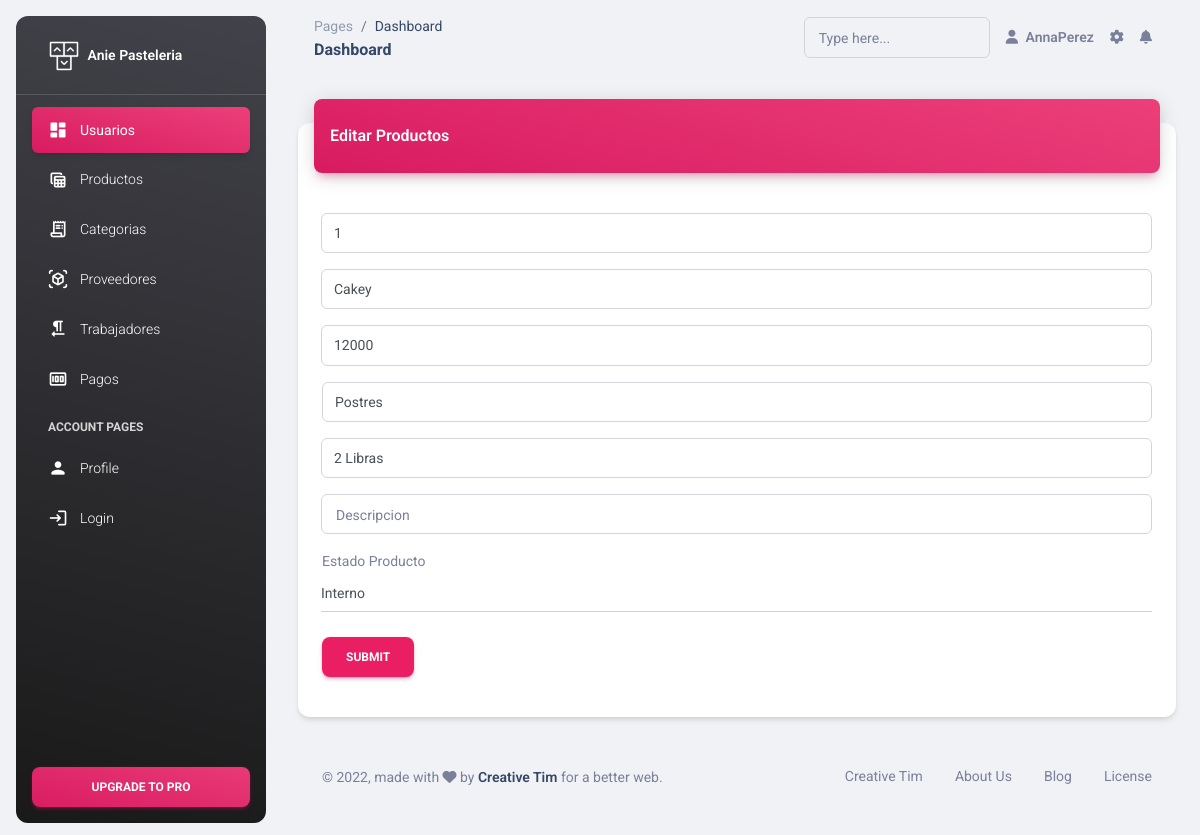
Page /Codigo_Proyecto/crudmvc-pv2.1/index.php?controlador=productos&accion=frmEditar&cod=1 (signed in) on the committed database.
### tables this page shows
CREATE TABLE `productos` (
  `Pro_Id_Producto` int(15) NOT NULL,
  `Pro_Nombre` varchar(25) DEFAULT NULL,
  `Pro_Precio` int(15) DEFAULT NULL,
  `Pro_Cat_Id_Categoria` int(15) DEFAULT NULL,
  `Pro_Detalle` varchar(20) DEFAULT NULL,
  `Pro_Descripcion` varchar(50) DEFAULT NULL,
  `Pro_Estado` varchar(15) DEFAULT NULL,
  `Pro_Foto_Producto` blob DEFAULT NULL,
  PRIMARY KEY (`Pro_Id_Producto`),
  KEY `Pro_Cat_Id_Categoria` (`Pro_Cat_Id_Categoria`),
  CONSTRAINT `productos_ibfk_1` FOREIGN KEY (`Pro_Cat_Id_Categoria`) REFERENCES `categoria_producto` (`Cat_Id_Categoria`) on delete cascade
);

### Codigo_Proyecto/crudmvc-pv2.1/libs/contenido.php (called while the page is built)
<?php
class Contenido{
    public function estructura($contenido){
        require_once "vista/header.php";
        require_once "vista/$contenido.php";
        require_once "vista/footer.php";
    }
}

### Codigo_Proyecto/crudmvc-pv2.1/controlador/productos_controlador.php (called while the page is built, shortened)
<?php
require_once "modelo/productos_modelo.php";
require_once "modelo/categoria_modelo.php";
class productos_controlador{
    public function __construct(){
        $this->vista = new Contenido();
    }
    public function frmEditar(){
        $cod = $_GET["cod"];
        $this->vista->cat = categoria_modelo::mdlListado();
        $this->vista->datos = productos_modelo::mdlConsultarXcod($cod);
        $this->vista->estructura("productos/frmEditar");
    }
}
?>

### Codigo_Proyecto/crudmvc-pv2.1/index.php (called while the page is built, shortened)
<?php
require_once "libs/contenido.php";
if(isset($_GET["controlador"]) && isset($_GET["accion"])){
    $controlador = $_GET["controlador"];
    $accion      = $_GET["accion"];
}else{
    $controlador = "inicio";
    $accion      = "index";
}
Rutas ::cargarContenido($controlador, $accion);

### Codigo_Proyecto/crudmvc-pv2.1/modelo/productos_modelo.php (called while the page is built, shortened)
<?php
class productos_modelo{
    public static function mdlConsultarXcod($cod){
        $i   = new Conexion();
        $c   = $i->getConexion();
        $sql = "SELECT * FROM productos where pro_id_producto = ?";
        $s   = $c->prepare($sql);
        $v   = array($cod);
        $s->execute($v);
        return $s->fetch();
    }
}
?>

### Codigo_Proyecto/crudmvc-pv2.1/modelo/categoria_modelo.php (called while the page is built, shortened)
<?php
class categoria_modelo{
    public static function mdlListado(){
        $i   = new Conexion();
        $c   = $i->getConexion();
        $sql = "SELECT * FROM categoria_producto";
        $s   = $c->prepare($sql);
        $s->execute();
        return $s->fetchAll();
    }
}
?>

### Codigo_Proyecto/crudmvc-pv2.1/vista/productos/frmEditar.php (the view, shortened to what this page needs)
<div class="row">
    <div class="col-12">
        <div class="card my-4">
            <div class="card-header p-0 position-relative mt-n4 mx-3 z-index-2">
                <div class="bg-gradient-primary shadow-primary border-radius-lg pt-4 pb-3">
                    <h6 class="text-white text-capitalize ps-3">Editar Productos</h6>
                </div>
            </div>
            <div class="card-body">
                <form action="?controlador=productos&accion=editar" method="post" id="frmEditar">
                    <div class="input-group input-group-outline my-3">
                    <label class="form-label"></label>
                    <input type="number" name="pro_id_producto" value="<?php echo $this->datos["Pro_Id_Producto"]; ?>" class="form-control">
                    </div>
                    <div class="input-group input-group-outline my-3">
                    <label class="form-label"></label>
                    <input type="text" name="pro_nombre" value="<?php echo $this->datos["Pro_Nombre"]; ?>" class="form-control">
                    </div>
                    <div class="input-group input-group-outline my-3">
                    <label class="form-label"></label>
                    <input type="number" name="pro_precio" value="<?php echo $this->datos["Pro_Precio"]; ?>" class="form-control">
                    </div>
                    <div class="input-group input-group-outline my-3">
                        <select name="pro_cat_id_categoria" class="form-control">
                            <?php
                            foreach ($this->cat as $valor) {
                                echo "<option value='" . $valor["Cat_Id_Categoria"] . "'>" . $valor["Cat_Nombre"] . "</option>";
                            }
                            ?>
                        </select>
                    </div>
                    <div class="input-group input-group-outline my-3">
                    <label class="form-label"></label>
                    <input type="text" name="pro_detalle" value="<?php echo $this->datos["Pro_Detalle"]; ?>" class="form-control">
                    </div>
                    <div class="input-group input-group-outline my-3">
                        <label class="form-label">Descripcion</label>
                        <input type="text" name="pro_descripcion" class="form-control">
                    </div>
                    <div class="input-group input-group-static mb-4">
                            <label for="exampleFormControlSelect1" class="ms-0">Estado Producto</label>
                            <select class="form-control" name="pro_estado" value="<?php echo $this->datos["Pro_Estado"]; ?>">
                                <option value="Interno">Interno</option>
                            </select>
                        </div>
                    <input class="btn btn-primary" type="submit" name="Aceptar"><br>
                </form>
             </div>
        </div>
    </div>
</div>

### rows in the picture
productos: pro_id_producto "1", pro_nombre "Cakey", pro_precio "12000", pro_detalle "2 Libras", pro_estado "Interno"

### other values in the picture
$_SESSION["nombre"] "Anna"
$_SESSION["apellido"] "Perez"
form field pro_cat_id_categoria "Postres"
